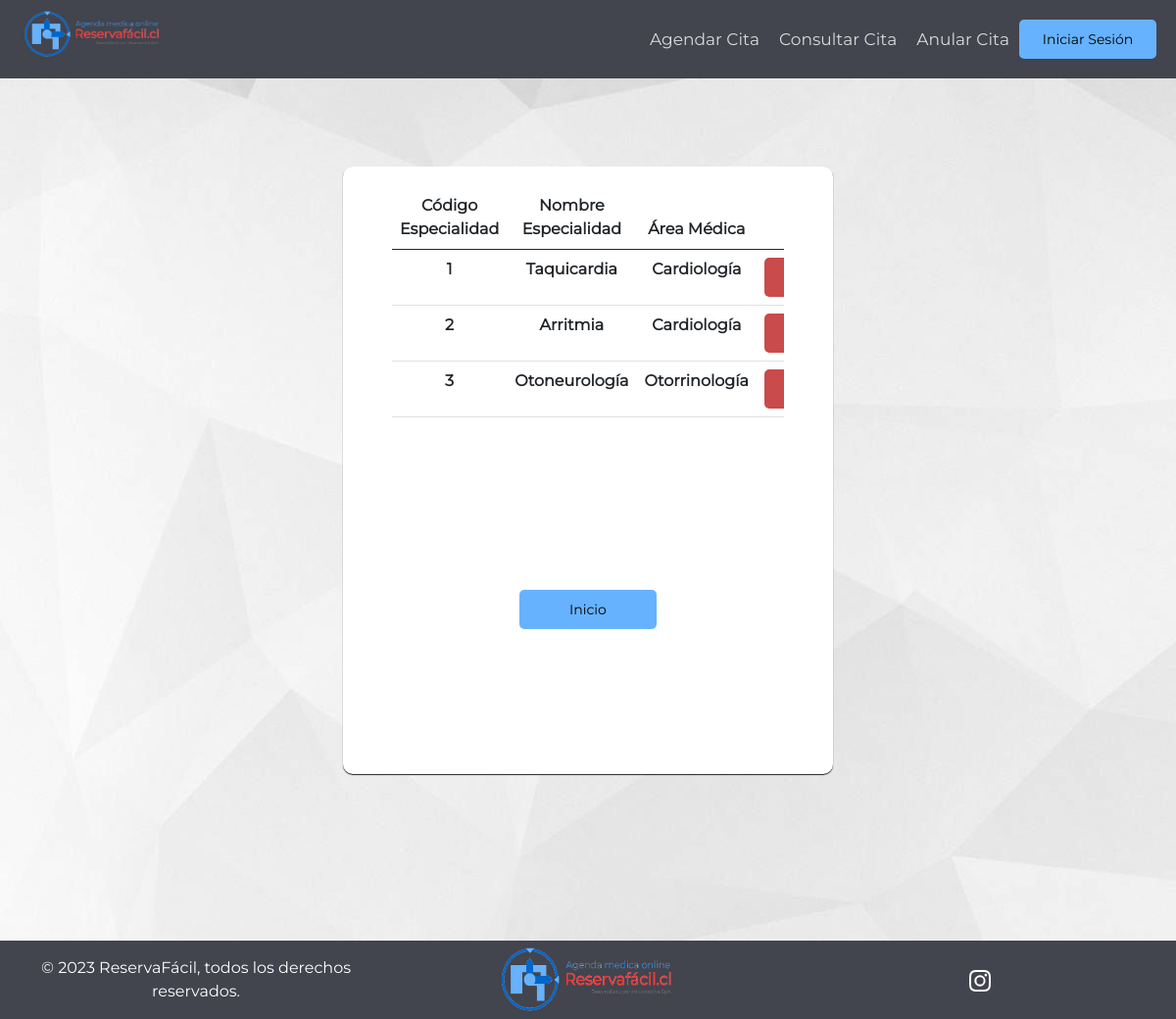
The page /admin_Eliminar_Especialidad/ on the database its author committed.
### AppReservaFacil/models.py (models this page shows, shortened)
class Especialidad(models.Model):
    Codigo_especialidad = models.IntegerField(primary_key=True, unique=True)
    Nombre_especialidad = models.CharField(max_length=256)
    Icono_especialidad = models.ImageField()
    Color_especialidad = models.CharField(max_length=64)
    Area_Medica_F = models.ForeignKey(Area_Medica,null=True, on_delete=models.RESTRICT)
    class Meta:
        verbose_name='Especialidad'
        verbose_name_plural='Especialidades'

class Area_Medica(models.Model):
    ID_Area_Medica = models.IntegerField(primary_key=True, unique=True)
    Nombre_Area_Medica = models.CharField(max_length=256)
    def __str__(self):
        return self.Nombre_Area_Medica
    class Meta:
        verbose_name='Área Médica'
        verbose_name_plural='Áreas Médicas'

### AppReservaFacil/views.py (the view, shortened to what this page needs)
# urls.py: path('admin_Eliminar_Especialidad/', views.admin_Eliminar_Especialidad, name='admin_Eliminar_Especialidad'),
def admin_Eliminar_Especialidad(request):
    Especialidades_All = Especialidad.objects.all()
    contexto = {'Especialidades_All':Especialidades_All}
    return render(request, 'Admin/admin_Eliminar_Especialidad.html', contexto)

### AppReservaFacil/templatetags/auth_extras.py (called while the page is built)
@register.filter(name='has_group')
def has_group(user, group_name):
    group = Group.objects.get(name=group_name)
    return True if group in user.groups.all() else False

### AppReservaFacil/templates/admin/admin_Eliminar_Especialidad.html (shortened to what this page needs)
{% extends "../Clientes/index.html" %}
{% block footer %}
    <div class="div-pequeno">
        <div class="row row-margin table-responsive">
            <table class="table table-hover table-pagination">
                <thead>
                    <tr>
                        <th>Código Especialidad</th>
                        <th>Nombre Especialidad</th>
                        <th>Área Médica</th>
                        <th></th>
                    </tr>
                </thead>
                {% if Especialidades_All %}
                <tbody>
                        {% for Esp in Especialidades_All %}
                        <tr>
                            <th>{{Esp.Codigo_especialidad}}</th>
                            <th>{{Esp.Nombre_especialidad}}</th>
                            <th>{{Esp.Area_Medica_F}}</th>
                            <th>
                                <button class="btn-rojo-pequeno" type="button" name="del_cita" onclick="mostrarMensajeDeleteEsp('{{Esp.Codigo_especialidad}}')" id="del_cita" >
                            </button>
                            </th>
                        </tr>
                        {% endfor %}
                </tbody>
                {%else%}
                <tbody>
                        <tr>
                            <td colspan="5" style="text-align: center">No hay especialidades en el sistema</td>
                        </tr>
                    </tbody>
                {% endif %}
            </table>
        </div>
        <br>
        <button id="btn-home-cerrar-sesion" type="button" class="btn-naranja-mediano" style="align-self: auto;"><a href="/">Inicio</a></button>
    </div>
{% endblock %}

### AppReservaFacil/static/Clientes/css.css (style rules this page uses)
html { height: 100%; }
* { margin: 0; padding: 0; box-sizing: border-box; font-family: 'Montserrat', sans-serif; }
.btn-rojo-pequeno { height: 40px; width: 70px; background-color: #c94b4b; border-style: none; border-radius: 5px; margin: auto; }
.btn-naranja-mediano { height: 40px; width: 140px; background-color: #66B2FE; font-size: 14px; border-style: none; border-radius: 5px; margin: auto; }
.btn-naranja-mediano a { text-decoration: none; color: #000000; }
body { margin: auto; background-image:url("background.jpg"); background-repeat: no-repeat; height: 100%; }
.row-margin { margin-left: 50px !important; margin-right: 50px !important; margin-top: 20px !important; margin-bottom: 20px !important; }
.div-pequeno { height: 620px; width: 500px; background-color: #ffffff; text-align: center; border-radius: 10px; box-shadow: 0px 1px 1px; }
#btn-home-cerrar-sesion { margin-top: 100px; }

### rows shown on the page
Especialidad: Codigo_especialidad "1", Nombre_especialidad "Taquicardia", Area_Medica_F "Cardiología"
Especialidad: Codigo_especialidad "2", Nombre_especialidad "Arritmia", Area_Medica_F "Cardiología"
Especialidad: Codigo_especialidad "3", Nombre_especialidad "Otoneurología", Area_Medica_F "Otorrinología"
